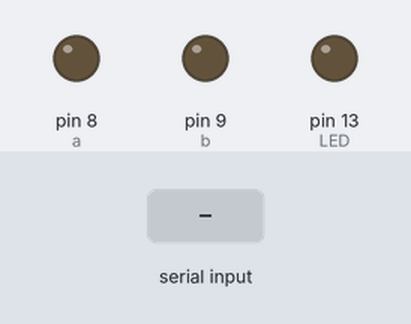
Simulated run of this sketch. Board: Arduino Uno, built with avr-gcc and run on an emulated ATmega328P. On the bench: output pins drawn as LEDs (lit = HIGH). Inputs (shaded band) come from the test bench.

Above: at 1.2 s.
1.3 s: "1" received over the second serial link
At 2.3 s:
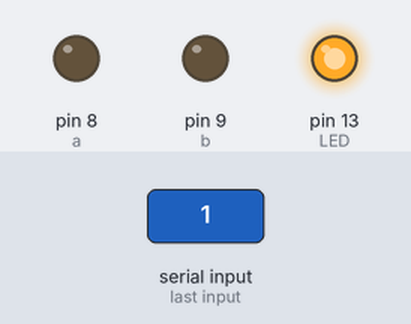
2.8 s: "2" received over the second serial link
At 3.4 s:
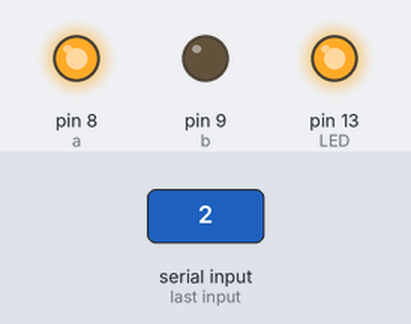
5.8 s: "3" received over the second serial link
At 6.9 s:
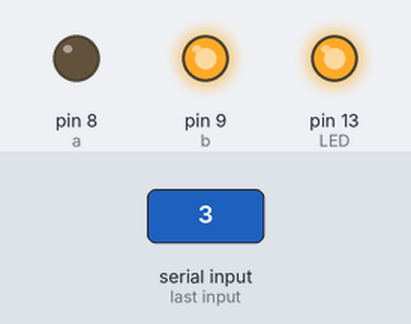
8.8 s: "0" received over the second serial link
At 9.6 s:
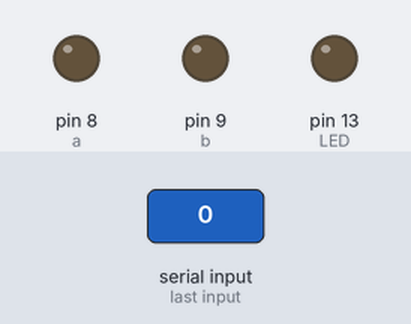
10.3 s: "2" received over the second serial link
At 10.7 s:
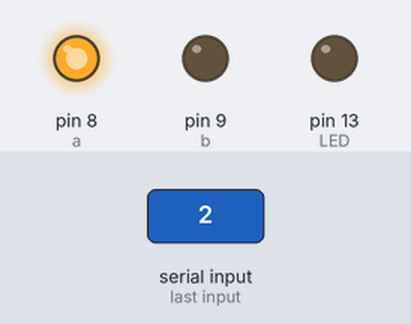
13.3 s: "3" received over the second serial link
At 14.2 s:
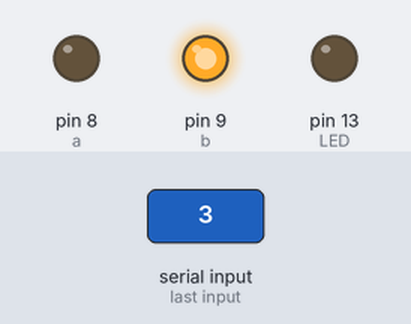
Timing chart, 0 to 16.9 s (numbered marks = the images above; inputs shaded):
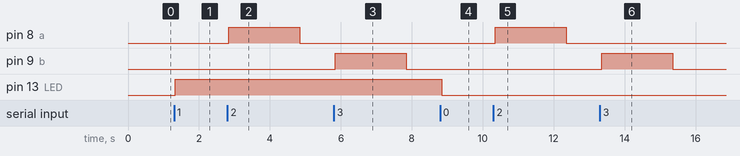

The sketch:

bluetooth1.ino
```cpp
#include <SoftwareSerial.h>
#define LED 13
int a=8;
int b=9;
SoftwareSerial BT(10, 11); // RX,TX
int Data;
void setup() {
  BT.begin(9600);
  BT.println("PRESS 1 FOR ON & PRESS 0 FOR OFF");
  pinMode(LED,OUTPUT);
  pinMode(a,OUTPUT);
  pinMode(b,OUTPUT);
}
void loop() {
   if (BT.available()){
   Data=BT.read();
   if(Data=='1')
   {
   digitalWrite(LED,HIGH);
   BT.println("LED ON");
   }
   if (Data=='0')
   {
   digitalWrite(LED,LOW);
   BT.println("LED OFF");
   }
  if (Data=='2')
   {
   digitalWrite(a,HIGH);
  delay(2000);
    digitalWrite(a,LOW);
   }
   if (Data=='3')
   {
   digitalWrite(b,HIGH);
   delay(2000);
    digitalWrite(b,LOW);
    }
   }
   delay(100);
}
```

Measured:
- after the input at 1.3 s, pin 13 (LED): LOW → HIGH at once
- after the input at 2.8 s, pin 8 (a): LOW → HIGH at once, → LOW 2.0 s later
- after the input at 5.8 s, pin 9 (b): LOW → HIGH after 0.05 s, → LOW 2.0 s later
- after the input at 8.8 s, pin 13 (LED): HIGH → LOW after 0.05 s
- after the input at 10.3 s, pin 8 (a): LOW → HIGH after 0.06 s, → LOW 2.0 s later
- after the input at 13.3 s, pin 9 (b): LOW → HIGH after 0.06 s, → LOW 2.0 s later
